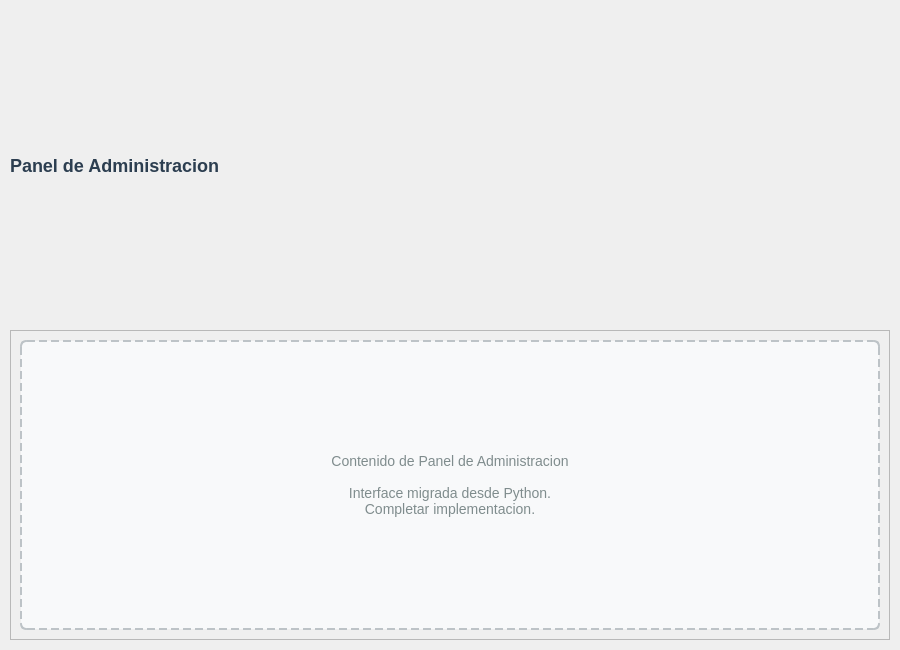
<?xml version="1.0" encoding="UTF-8"?>
<ui version="4.0">
 <class>AdminWidget</class>
 <widget class="QWidget" name="AdminWidget">
  <property name="geometry">
   <rect>
    <x>0</x>
    <y>0</y>
    <width>900</width>
    <height>650</height>
   </rect>
  </property>
  <property name="windowTitle">
   <string>Panel de Administracion</string>
  </property>
  <layout class="QVBoxLayout" name="mainLayout">
   <property name="spacing">
    <number>10</number>
   </property>
   <property name="leftMargin">
    <number>10</number>
   </property>
   <property name="topMargin">
    <number>10</number>
   </property>
   <property name="rightMargin">
    <number>10</number>
   </property>
   <property name="bottomMargin">
    <number>10</number>
   </property>
   
   <item>
    <widget class="QLabel" name="lblTitle">
     <property name="text">
      <string>Panel de Administracion</string>
     </property>
     <property name="styleSheet">
      <string>font-size: 18px; font-weight: bold; color: #2c3e50;</string>
     </property>
    </widget>
   </item>
   
   <item>
    <widget class="QFrame" name="frameContent">
     <property name="frameShape">
      <enum>QFrame::StyledPanel</enum>
     </property>
     <property name="frameShadow">
      <enum>QFrame::Raised</enum>
     </property>
     <layout class="QVBoxLayout" name="contentLayout">
      <item>
       <widget class="QLabel" name="lblPlaceholder">
        <property name="text">
         <string>Contenido de Panel de Administracion

Interface migrada desde Python.
Completar implementacion.</string>
        </property>
        <property name="alignment">
         <set>Qt::AlignCenter</set>
        </property>
        <property name="styleSheet">
         <string>
          QLabel {
           color: #7f8c8d;
           font-size: 14px;
           border: 2px dashed #bdc3c7;
           border-radius: 6px;
           background-color: #f8f9fa;
           padding: 20px;
          }
         </string>
        </property>
       </widget>
      </item>
     </layout>
    </widget>
   </item>
  </layout>
 </widget>
 
 <resources/>
 <connections/>
</ui>
